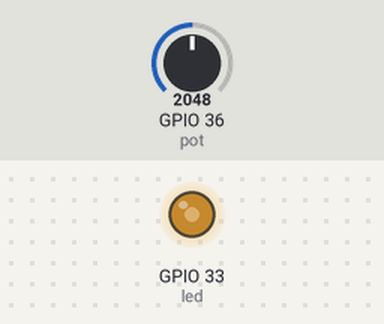
This sketch was run on a simulated ESP32. Shown: output pins drawn as LEDs (lit = HIGH). Inputs (shaded band) come from the test bench; at power-on: GPIO 36 (pot) = 2048.

Above: at 1.2 s.
1.3 s: GPIO 36 (pot) set to 2866
At 2.3 s:
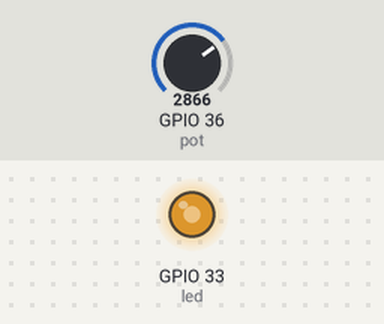
2.8 s: GPIO 36 (pot) set to 3603
At 3.5 s:
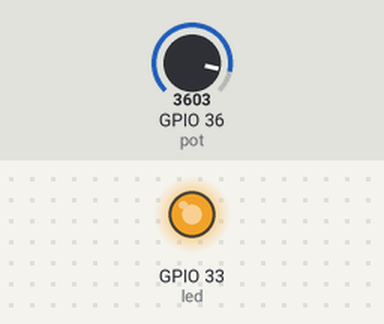
4.3 s: GPIO 36 (pot) set to 491
At 4.6 s:
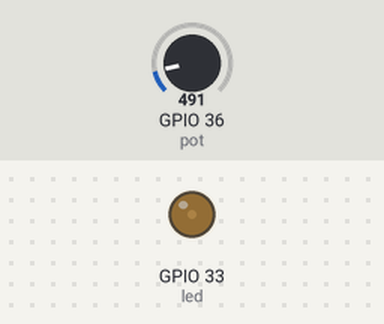
5.8 s: GPIO 36 (pot) set to 0
At 7.0 s:
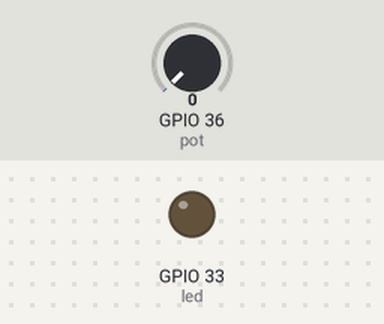
7.3 s: GPIO 36 (pot) set to 2047
At 8.1 s:
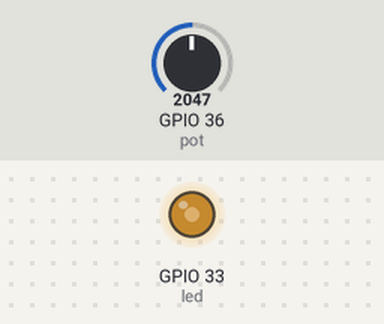
Timing chart, 0 to 9.8 s (numbered marks = the images above; inputs shaded):
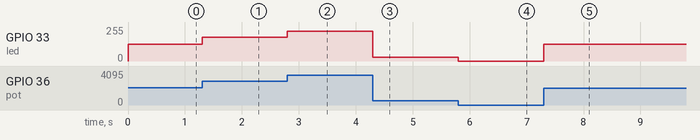

The sketch:

Escrita_e_leitura_analogica.ino
```cpp
/*A resolução do esp 32 tem 12 bits de ADC (leitura analogica) e 3.3 V*/
/*Todas GPIOs sao pwm. Temos 16 canais disponiveis.*/


int led = 33; //A porta ao qual o led esta inserido
int ledchannel = 0; // O canal PWM ao qual eesta utilizando.
int pot = 36;   //Porta onde esta ligada a leitura analogica
int freq = 5000;  //Frequencia do pwm
int res = 8;  //Resolução do pwm em bits
int sig;

void setup() {
pinMode(pot,INPUT);
ledcSetup(ledchannel, freq , res);  // Configurando o canal
ledcAttachPin(led, ledchannel); //Linkando o canal à porta GPIO

}

void loop() {


sig = ((analogRead(pot)/4095.0)*255);
ledcWrite(ledchannel, sig); //Utilizando o canal para porta pwm

}
```

Measured:
- after the input at 1.3 s, GPIO 33 (led): 127/255 → 177/255 at once
- after the input at 2.8 s, GPIO 33 (led): 177/255 → 223/255 at once
- after the input at 4.3 s, GPIO 33 (led): 223/255 → 30/255 at once
- after the input at 5.8 s, GPIO 33 (led): 30/255 → 0/255 at once
- after the input at 7.3 s, GPIO 33 (led): 0/255 → 127/255 at once
